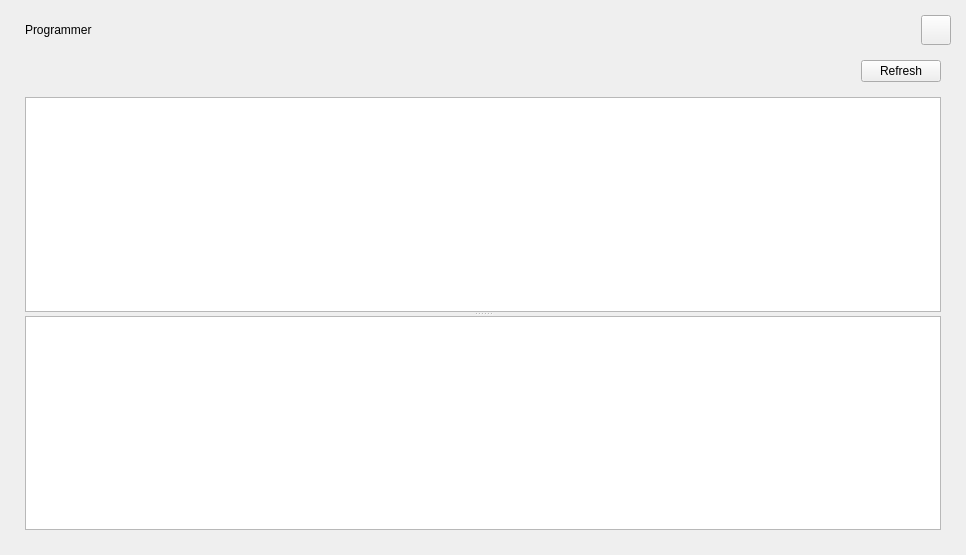
<?xml version="1.0" encoding="UTF-8"?>
<ui version="4.0">
 <class>ProgrammerDialog</class>
 <widget class="QWidget" name="ProgrammerDialog">
  <property name="geometry">
   <rect>
    <x>0</x>
    <y>0</y>
    <width>966</width>
    <height>555</height>
   </rect>
  </property>
  <property name="windowTitle">
   <string>Programmer Dialog</string>
  </property>
  <layout class="QVBoxLayout" name="verticalLayout_2">
   <property name="spacing">
    <number>0</number>
   </property>
   <property name="leftMargin">
    <number>15</number>
   </property>
   <property name="topMargin">
    <number>15</number>
   </property>
   <property name="rightMargin">
    <number>15</number>
   </property>
   <property name="bottomMargin">
    <number>25</number>
   </property>
   <item>
    <layout class="QHBoxLayout" name="hs4">
     <property name="leftMargin">
      <number>10</number>
     </property>
     <item>
      <widget class="QLabel" name="l_title">
       <property name="text">
        <string>Programmer</string>
       </property>
      </widget>
     </item>
     <item>
      <spacer name="hs">
       <property name="orientation">
        <enum>Qt::Horizontal</enum>
       </property>
       <property name="sizeHint" stdset="0">
        <size>
         <width>40</width>
         <height>20</height>
        </size>
       </property>
      </spacer>
     </item>
     <item>
      <widget class="QPushButton" name="b_close">
       <property name="minimumSize">
        <size>
         <width>30</width>
         <height>30</height>
        </size>
       </property>
       <property name="maximumSize">
        <size>
         <width>30</width>
         <height>30</height>
        </size>
       </property>
       <property name="cursor">
        <cursorShape>PointingHandCursor</cursorShape>
       </property>
       <property name="layoutDirection">
        <enum>Qt::RightToLeft</enum>
       </property>
       <property name="text">
        <string/>
       </property>
      </widget>
     </item>
    </layout>
   </item>
   <item>
    <widget class="QWidget" name="DialogContainer" native="true">
     <layout class="QVBoxLayout" name="verticalLayout">
      <property name="spacing">
       <number>0</number>
      </property>
      <property name="leftMargin">
       <number>10</number>
      </property>
      <property name="topMargin">
       <number>15</number>
      </property>
      <property name="rightMargin">
       <number>10</number>
      </property>
      <property name="bottomMargin">
       <number>0</number>
      </property>
      <item>
       <layout class="QHBoxLayout" name="hs2">
        <property name="spacing">
         <number>0</number>
        </property>
        <property name="bottomMargin">
         <number>15</number>
        </property>
        <item>
         <spacer name="hs3">
          <property name="orientation">
           <enum>Qt::Horizontal</enum>
          </property>
          <property name="sizeHint" stdset="0">
           <size>
            <width>1022</width>
            <height>20</height>
           </size>
          </property>
         </spacer>
        </item>
        <item>
         <widget class="QPushButton" name="d_device_polling">
          <property name="cursor">
           <cursorShape>PointingHandCursor</cursorShape>
          </property>
          <property name="text">
           <string>Refresh</string>
          </property>
         </widget>
        </item>
       </layout>
      </item>
      <item>
       <widget class="QSplitter" name="splitter">
        <property name="lineWidth">
         <number>1</number>
        </property>
        <property name="midLineWidth">
         <number>0</number>
        </property>
        <property name="orientation">
         <enum>Qt::Vertical</enum>
        </property>
        <widget class="QTableView" name="m_model"/>
        <widget class="QListView" name="m_logs"/>
       </widget>
      </item>
     </layout>
    </widget>
   </item>
  </layout>
 </widget>
 <resources/>
 <connections>
  <connection>
   <sender>b_close</sender>
   <signal>clicked()</signal>
   <receiver>ProgrammerDialog</receiver>
   <slot>close()</slot>
   <hints>
    <hint type="sourcelabel">
     <x>833</x>
     <y>29</y>
    </hint>
    <hint type="destinationlabel">
     <x>431</x>
     <y>294</y>
    </hint>
   </hints>
  </connection>
 </connections>
</ui>
